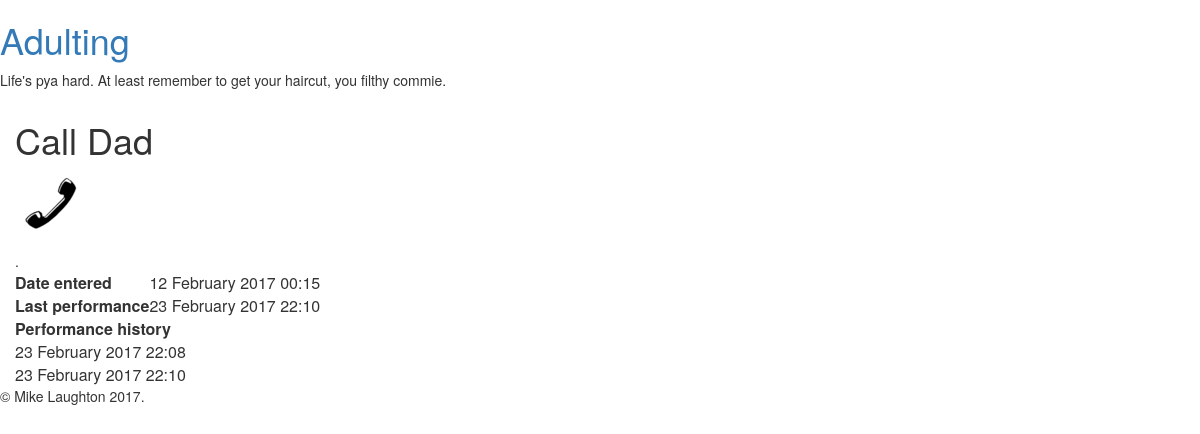
Screenshot of /detail/3/ with the database file from the repository.
### reminders/models.py (models this page shows, shortened)
class Task(models.Model):
	user = models.ForeignKey(settings.AUTH_USER_MODEL,on_delete=models.CASCADE,blank=True,null=True)
	label = models.CharField(max_length=200)
	entry_date = models.DateTimeField(_('Date entered'))
	deadline = models.DateTimeField(_('Deadline'),blank=True,null=True)
	icon = models.ForeignKey(Icon,null=True,blank=True)
	is_secret = models.BooleanField(_('Secret?'))
	countdown = models.BooleanField(_('Countdown'),help_text=_('Countdown or countup?'),default=True)
	def last_performed(self):
		return self.performance_set.order_by('-perf_date')[0].perf_date
	def __str__(self):
		return self.label

class Icon(models.Model):
	icon = models.ImageField(upload_to='uploads/%Y/%m/%d/')
	description = models.CharField(_('Description'),blank=True,null=True,max_length=100)
	def __str__(self):
		return self.description

class Performance(models.Model):
	task = models.ForeignKey(Task)
	perf_date = models.DateTimeField(_('Date performed'))

### reminders/views.py (the view)
# urls.py: url(r'^detail/(?P<pk>[0-9]*)/?$', views.TaskDetailView.as_view(),name='detail'),
class TaskDetailView(generic.DetailView):
	model = Task

### reminders/templates/reminders/task_detail.html (shortened to what this page needs)
{% extends "reminders/base.html" %}
{% load static i18n %}
{% get_media_prefix as media_prefix %}
{% block content %}
		<div class="row" id="">
			<div class="activity-single col-xs-12 col-sm-12 col-md-9" id="1">
				<h1 class="activity_title">{{task.label}}</h1>
				<p class="activity_icon"><img src="{% get_media_prefix %}/{{task.icon.icon}}" alt="{{task.icon}}"></p>
				<table>
					<tr>
						<th>{% trans 'Date entered' noop %}</th>
						<td><time>{{ task.entry_date|date:"d F Y" }} {{ task.entry_date|time:"H:i" }}</time></td>
					</tr>
					<tr>
						{% if countdown %}
						<th>Deadline</th>
						<td>{{ task.deadline|date:"d F Y" }} {{ task.deadline|date:"H:i" }}</td>
						{% else %}
						<th>Last performance</th>
						<td>{{ task.last_performed|date:"d F Y" }} {{ task.last_performed|date:"H:i" }}</td>.
						{% endif %}
					</tr>
					<tr>
						<th colspan="2">
						Performance history
						</th>
					</tr>
					{% for performance in task.performance_set.all %}
					<tr>
					<td colspan="2">
						<time>{{ performance.perf_date|date:"d F Y" }} {{ performance.perf_date|time:"H:i" }}</time>
					</td>
					</tr>
					{% endfor %}
				</table>
{% endblock %}

### reminders/templates/reminders/base.html (shortened to what this page needs)
{% load static %}
<!DOCTYPE>
<html>
	<head>
		<link rel="stylesheet" href="https://maxcdn.bootstrapcdn.com/bootstrap/3.3.7/css/bootstrap.min.css">
		<link rel="stylesheet" href="https://maxcdn.bootstrapcdn.com/bootstrap/3.3.7/css/bootstrap.min.css">
	</head>
	<body>
	<header>
		<h1><a href="{% url 'reminders:index' %}">Adulting</a></h1>
		<p>Life's pya hard. At least remember to get your haircut, you filthy commie.</p>
	</header>
	<section id="main" class="container-fluid">
		{% block content %}{% endblock %}
	</section>
	<footer>
		&copy; Mike Laughton 2017.
	</footer>
	</body>
</html>

### rows the page displays
Task: label "Call Dad", icon.icon (picture), entry_date "12 February 2017", entry_date "00:15", last_performed "23 February 2017", last_performed "22:10"
Performance: perf_date "23 February 2017", perf_date "22:08"
Performance: perf_date "23 February 2017", perf_date "22:10"
